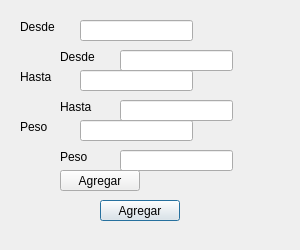
<?xml version="1.0" encoding="UTF-8"?>
<ui version="4.0">
 <class>DialogArista</class>
 <widget class="QDialog" name="DialogArista">
  <property name="geometry">
   <rect>
    <x>0</x>
    <y>0</y>
    <width>300</width>
    <height>250</height>
   </rect>
  </property>
  <property name="windowTitle">
   <string>Dialog</string>
  </property>
  <widget class="QPushButton" name="pushButton">
   <property name="geometry">
    <rect>
     <x>100</x>
     <y>200</y>
     <width>80</width>
     <height>21</height>
    </rect>
   </property>
   <property name="text">
    <string>Agregar</string>
   </property>
  </widget>
  <widget class="QLineEdit" name="fromText">
   <property name="geometry">
    <rect>
     <x>120</x>
     <y>50</y>
     <width>113</width>
     <height>21</height>
    </rect>
   </property>
  </widget>
  <widget class="QLabel" name="label">
   <property name="geometry">
    <rect>
     <x>60</x>
     <y>50</y>
     <width>47</width>
     <height>13</height>
    </rect>
   </property>
   <property name="text">
    <string>Desde</string>
   </property>
  </widget>
  <widget class="QLabel" name="label_2">
   <property name="geometry">
    <rect>
     <x>60</x>
     <y>100</y>
     <width>47</width>
     <height>13</height>
    </rect>
   </property>
   <property name="text">
    <string>Hasta</string>
   </property>
  </widget>
  <widget class="QLineEdit" name="toText">
   <property name="geometry">
    <rect>
     <x>120</x>
     <y>100</y>
     <width>113</width>
     <height>21</height>
    </rect>
   </property>
  </widget>
  <widget class="QLabel" name="label_3">
   <property name="geometry">
    <rect>
     <x>60</x>
     <y>150</y>
     <width>47</width>
     <height>13</height>
    </rect>
   </property>
   <property name="text">
    <string>Peso</string>
   </property>
  </widget>
  <widget class="QLineEdit" name="peso">
   <property name="geometry">
    <rect>
     <x>120</x>
     <y>150</y>
     <width>113</width>
     <height>21</height>
    </rect>
   </property>
  </widget>
  <widget class="QLabel" name="label_4">
   <property name="geometry">
    <rect>
     <x>20</x>
     <y>120</y>
     <width>47</width>
     <height>13</height>
    </rect>
   </property>
   <property name="text">
    <string>Peso</string>
   </property>
  </widget>
  <widget class="QLabel" name="label_5">
   <property name="geometry">
    <rect>
     <x>20</x>
     <y>20</y>
     <width>47</width>
     <height>13</height>
    </rect>
   </property>
   <property name="text">
    <string>Desde</string>
   </property>
  </widget>
  <widget class="QLineEdit" name="toText_2">
   <property name="geometry">
    <rect>
     <x>80</x>
     <y>70</y>
     <width>113</width>
     <height>21</height>
    </rect>
   </property>
  </widget>
  <widget class="QLineEdit" name="fromText_2">
   <property name="geometry">
    <rect>
     <x>80</x>
     <y>20</y>
     <width>113</width>
     <height>21</height>
    </rect>
   </property>
  </widget>
  <widget class="QLabel" name="label_6">
   <property name="geometry">
    <rect>
     <x>20</x>
     <y>70</y>
     <width>47</width>
     <height>13</height>
    </rect>
   </property>
   <property name="text">
    <string>Hasta</string>
   </property>
  </widget>
  <widget class="QLineEdit" name="peso_2">
   <property name="geometry">
    <rect>
     <x>80</x>
     <y>120</y>
     <width>113</width>
     <height>21</height>
    </rect>
   </property>
  </widget>
  <widget class="QPushButton" name="pushButton_2">
   <property name="geometry">
    <rect>
     <x>60</x>
     <y>170</y>
     <width>80</width>
     <height>21</height>
    </rect>
   </property>
   <property name="text">
    <string>Agregar</string>
   </property>
  </widget>
 </widget>
 <resources/>
 <connections/>
</ui>
